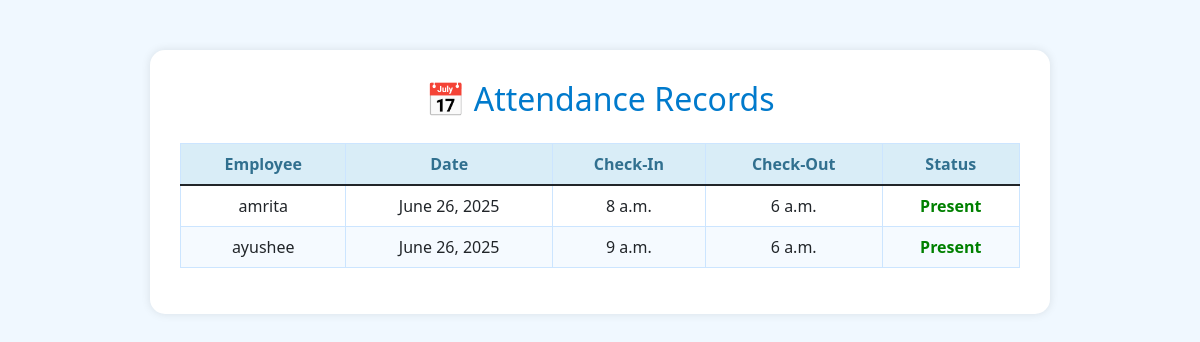
/attendance/view/, run on an earlier commit of the app's database.
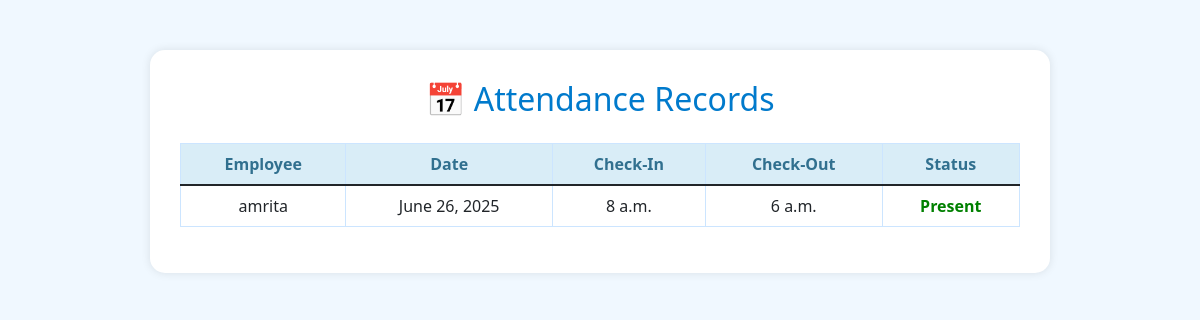
And on a later commit of the database.
### emp_app/models.py (models this page shows, shortened)
class Attendance(models.Model):
    STATUS_CHOICES = (
        ('Present','Present'),
        ('Absent','Absent'),
    )
    employee = models.ForeignKey('Employee',on_delete= models.CASCADE)
    date = models.DateField(default=timezone.now)
    check_in = models.TimeField(null=True, blank=True)
    check_out = models.TimeField(null=True, blank=True)
    status = models.CharField(max_length=10,choices=STATUS_CHOICES,default='Present')

class Employee(models.Model):
    first_name = models.CharField(max_length=100,null=False)
    last_name = models.CharField(max_length=100,null=False)
    dept = models.ForeignKey(Department, on_delete = models.CASCADE)
    salary = models.IntegerField(default=0)
    bonus = models.IntegerField(default=0)
    role = models.ForeignKey(Role, on_delete = models.CASCADE)
    phone = models.IntegerField(default=0)
    hire_date = models.DateField()

### emp_app/views.py (the view)
# urls.py: path('attendance/view/', views.view_attendance, name='view_attendance'),
def view_attendance(request):
    attendance_records = Attendance.objects.all().order_by('-date')
    return render(request, 'view_attendance.html', {'attendance': attendance_records})

### emp_app/templates/view_attendance.html (shortened to what this page needs)
<!DOCTYPE html>
<html lang="en">
<head>
  <link
    href="https://cdn.jsdelivr.net/npm/bootstrap@5.1.3/dist/css/bootstrap.min.css"
    rel="stylesheet"
  />
</head>
<body>
  <div class="container">
    <h2>📅 Attendance Records</h2>
    <div class="table-responsive">
      <table class="table table-bordered table-hover text-center">
        <thead>
          <tr>
            <th>Employee</th>
            <th>Date</th>
            <th>Check-In</th>
            <th>Check-Out</th>
            <th>Status</th>
          </tr>
        </thead>
        <tbody>
          {% for record in attendance %}
          <tr>
            <td>{{ record.employee.first_name }}</td>
            <td>{{ record.date }}</td>
            <td>{{ record.check_in }}</td>
            <td>{{ record.check_out }}</td>
            <td class="{% if record.status == 'Present' %}status-present{% else %}status-absent{% endif %}">
              {{ record.status }}
            </td>
          </tr>
          {% endfor %}
        </tbody>
      </table>
    </div>
  </div>
</body>
</html>

What changed in the data, as far as the page shows it:
removed Attendance: employee.first_name "ayushee", date "June 26, 2025", check_in "9 a.m.", check_out "6 a.m.", status "Present"
